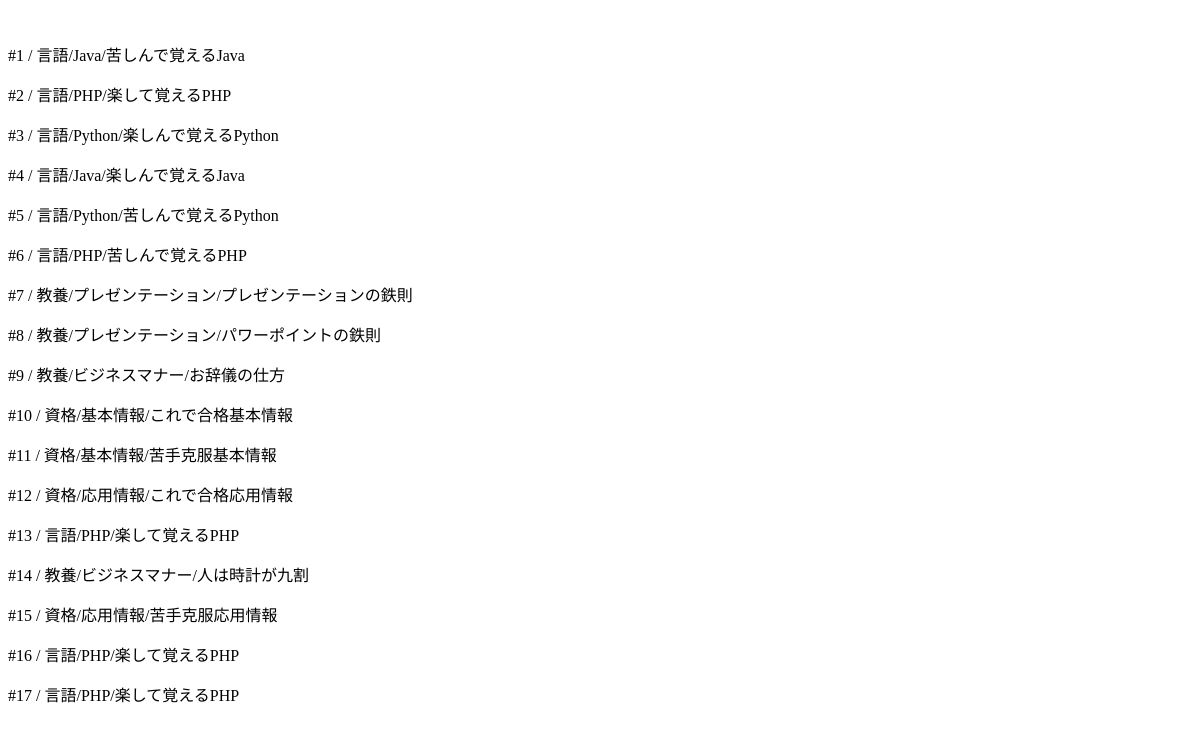
Page /list_books_original/ on the earlier database version.
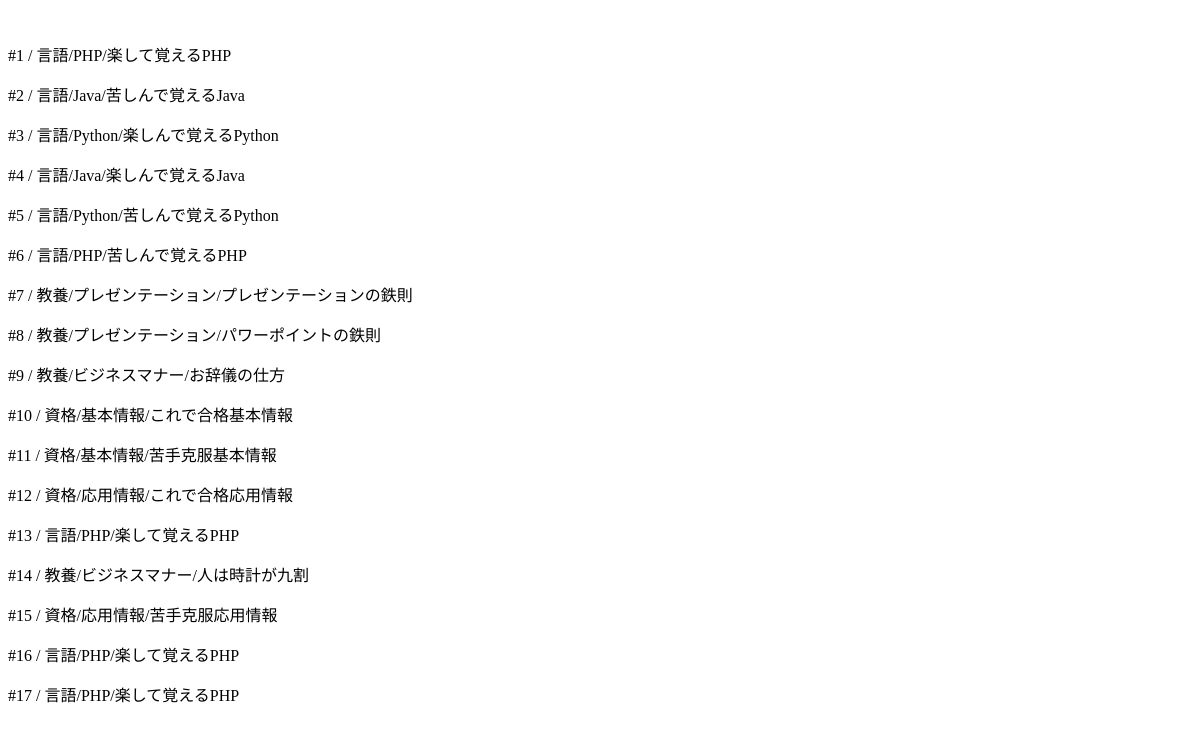
Same page on the later database version.
### book_app/models.py (models this page shows)
class Books(models.Model):
    category = models.ForeignKey(SmallCategory, on_delete=models.CASCADE)
    title = models.CharField(max_length=25)
    order = models.PositiveSmallIntegerField(null=True, blank=True)

class SmallCategory(models.Model):
    large_category = models.ForeignKey(LargeCategory, on_delete=models.CASCADE)
    name = models.CharField(max_length=25)
    def __str__(self):
        return self.name

class LargeCategory(models.Model):
    name = models.CharField(max_length=25)
    def __str__(self):
        return self.name

### book_app/views/sortable_views.py (the view)
# urls.py: path('list_books_original/', views.list_books_original, name='list_books_original'),
def list_books_original(request):
    all_books = Books.objects.all().order_by('order')
    context = {
        'all_books': all_books,
    }
    return render(request, 'list_books_original.html', context)

### book_app/templates/list_books_original.html (shortened to what this page needs)
<!DOCTYPE html>
{% load static %}
<html lang="en">
<head>
</head>
<body>
  <form class="sortable" hx-post="{% url 'book_app:sort' %}" hx-trigger="end">
  {% for book in all_books %}
  <div>
    <p>#{{ book.order }} / {{ book.category.large_category }}/{{ book.category }}/{{ book.title }}</p>
  </div>
  {% endfor %}
  </form>
</body>
</html>

Differences in the rows shown:
changed Books (number 1 of 17 on the later page): order "2" → "1"; moves up the list
changed Books "苦しんで覚えるJava": order "1" → "2"
